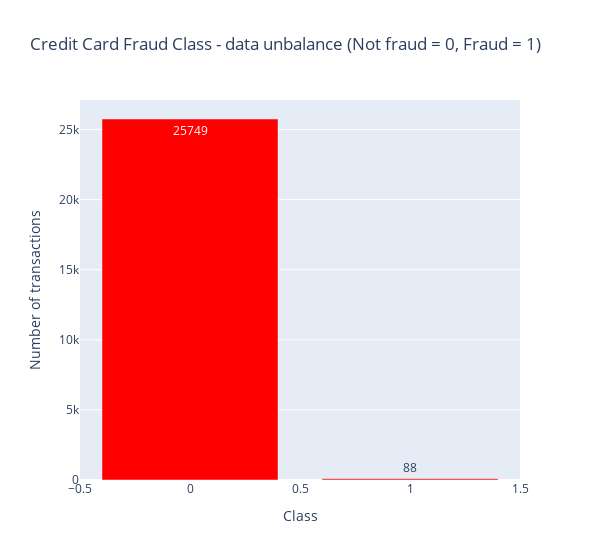

The notebook cell this image was saved under:
### Markdown cell above
Let's check data unbalance with respect with target value, i.e. Class.

### Code cell
temp = data_df["Class"].value_counts()
df = pd.DataFrame({'Class': temp.index,'values': temp.values})

trace = go.Bar(
    x = df['Class'],y = df['values'],
    name="Credit Card Fraud Class - data unbalance (Not fraud = 0, Fraud = 1)",
    marker=dict(color="Red"),
    text=df['values']
)
data = [trace]
layout = dict(title = 'Credit Card Fraud Class - data unbalance (Not fraud = 0, Fraud = 1)',
          xaxis = dict(title = 'Class', showticklabels=True), 
          yaxis = dict(title = 'Number of transactions'),
          hovermode = 'closest',width=600
         )
fig = dict(data=data, layout=layout)
iplot(fig, filename='class')

### Figure 1 — Plotly figure (JSON) as saved in the notebook; plotly's stock layout.template omitted (floating-point values rounded to 4 significant figures)
{"data": [{"marker": {"color": "Red"}, "name": "Credit Card Fraud Class - data unbalance (Not fraud = 0, Fraud = 1)", "text": [25749, 88], "x": [0, 1], "y": [25749, 88], "type": "bar"}], "layout": {"hovermode": "closest", "title": {"text": "Credit Card Fraud Class - data unbalance (Not fraud = 0, Fraud = 1)"}, "width": 600, "xaxis": {"showticklabels": true, "title": {"text": "Class"}}, "yaxis": {"title": {"text": "Number of transactions"}}}}
